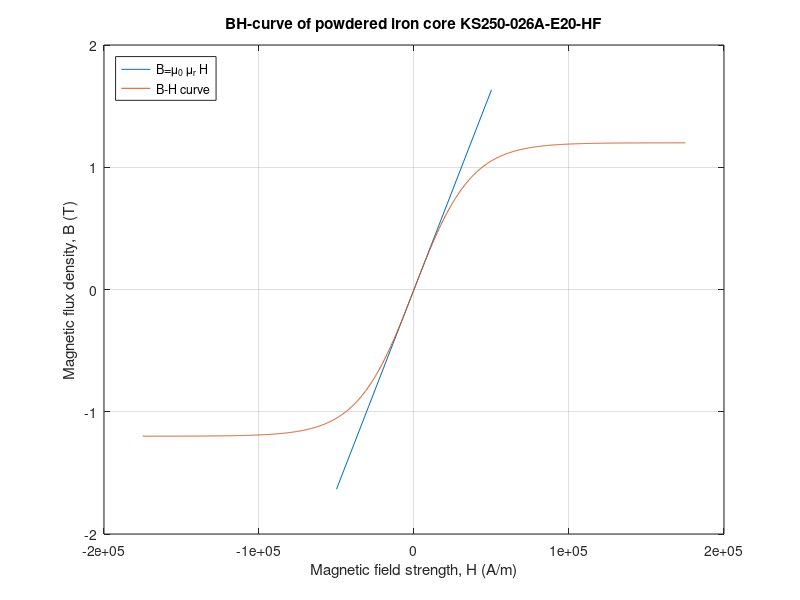
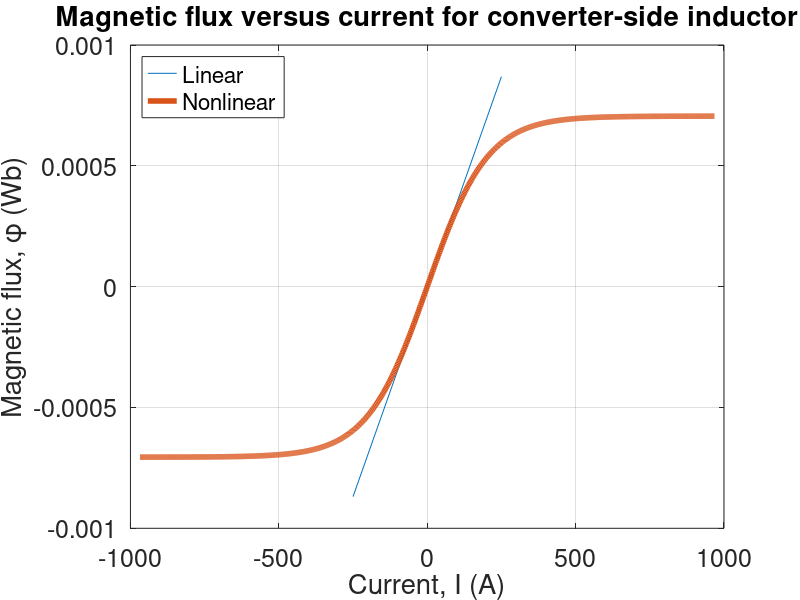

MATLAB code for these plots, in order: (Note: this script raises an error after producing the figures.)
clear, close all, clc;

%% Characteristics
% Core (KS250-026A-E20-HF)
n_cores = 2;
N = 26;
Nw = N;
Ae = 2.940*10^-4; % [m^2]
le = 14.370e-2; % [m]
mu_r = 26;
mu_0 = 4*pi*10^-7;
mu = mu_r * mu_0;

% Inverter characteristics
V_ph = 230;
V_ll = 230*sqrt(3); % For star connection
P_o = 50000;
I_ph = P_o/(V_ll*sqrt(3));
IL_avg = I_ph;

% Nominal value
L_nom = n_cores*N^2*mu*Ae/le;


%% BH-curve according to figure in datasheet
% Magnetizing force (H, Oersted)
graph_x = [1, 2.0040346541427647, 3.0045009784357193, 4.002624920399505, 5.001172246143714, 6.0008395886725205, 7.008543091687776, ...
           7.967443701819634, 9.027026129421197, 10.02252249260898, 19.950378888390272, 30.011232404429457, 39.84655831425289, ...
           49.78720352485547, 59.940932890331865, 70.00663905611724, 80.39465238093258, 90.47357242349284, 100.1125491265153, ...
           199.95312114496275, 300.7882518043099, 399.36302695765556, 502.37253882137367, 600.759348121316, 699.2793577521177, ...
           803.042706257887, 900.6740704326758, 1003.3802754129212];

% Relative permeability (percent)
graph_y = [100, 100, 100, 100, 100, 100, 100, 100, 100, 100, 99.47604790419162, 98.65269461077844, 97.60479041916167, 96.33233532934132, ...
          94.68562874251496, 92.96407185628743, 91.01796407185628, 88.84730538922156, 86.75149700598803, 63.398203592814355, 44.08682634730539, ...
          31.437125748503007, 22.979041916167574, 17.365269461077858, 13.622754491017986, 10.778443113772425, 8.832335329341348, 7.3353293413173475];

% Magnetizing field strength [A/m]
H_Am_graph = graph_x./0.0125663706;

% Relative permeabilty (absolute value)
mu_graph = mu_r.*(graph_y./100); % Unused due to KDM equation later


%% BH-curve according to MATLAB Simulink calculation
% https://se.mathworks.com/help/sps/ug/nonlinear-inductor-characteristics.html;jsessionid=154128d76f89d6095368281edb2b
B_sat_begin = (20/0.0125663706)*mu_0*mu_r; % See datasheet figure
B_sat = 1.2; % See: https://www.kdm-mag.com/products/super-sendust-cores-390.html

H_sat_begin = (B_sat_begin)/(mu_0*mu_r);
a = atanh(B_sat_begin/B_sat)/H_sat_begin;

H_linear = [-50000 50000];
B_linear = mu_0*mu_r*H_linear;

H_nonlinear = -110*H_sat_begin:H_sat_begin/4:110*H_sat_begin;
B_nonlinear = B_sat*tanh(a*H_nonlinear);

figure(1)
plot(H_linear,B_linear,H_nonlinear,B_nonlinear)
grid('on');
title('BH-curve of powdered iron core KS250-026A-E20-HF');
xlabel('Magnetic field strength, H (A/m)');
ylabel('Magnetic flux density, B (T)');
legend('B=\mu_0 \mu_r H', 'B-H curve', 'Location', 'NorthWest')

%% I-Wb curve according to MATLAB Simulink calculation
L_linear = n_cores*mu_0*mu_r*Ae*N^2/le;
I_linear = [-250 250];
phi_linear = I_linear.*L_linear/N;

I_nonlinear = le.*H_nonlinear./N;
phi_nonlinear = n_cores.*B_nonlinear.*Ae;

figure(2)
plot(I_linear, phi_linear, I_nonlinear, phi_nonlinear, 'LineWidth', 4)
set(gca, 'FontSize', 18)
grid('on');
title('Magnetic flux versus current for converter-side inductor');
xlabel('Current, I (A)');
ylabel('Magnetic flux, \phi (Wb)');
legend('Linear', 'Nonlinear', 'Location', 'NorthWest');

%% Non-linear inductance curve
% Calculation based on equation from KDM:
% (https://www.kdm-mag.com/products/details-characteristics-curves-1374.html)
percent_permeability = 100./(1+2.27e-05.*(H_Am_graph*0.0125663706).^1.9167);
L_KDM = n_cores*N^2*(mu.*percent_permeability/100*Ae)/le;
I_graph = le.*(graph_x./0.0125663706)./N;

figure(3)
%semilogx(I_graph,L_KDM*1000000, 'LineWidth', 1)
%hold on

syms x
l_c = 26^2*(4*pi*10^-7*26*2*2.94e-04)/(0.1437*(1+2.27e-05*(0.0125663706*(x*26)/(0.1437))^1.9167));
l_c = 3.9813/((2.2736648267223381421480600353473*x)^(1.9167) + 44052.863436123348947148770093918);
fplot(l_c*1000000, [0 225], 'LineWidth', 4)

% Linearization
%linear_l_c = 90.375 - 90.375*x*1/218;
%hold on
%fplot(linear_l_c, [0 225], 'LineWidth', 4)

set(gca, 'FontSize', 18)
xlim([0 225])
ylim([0 100])
grid('on');
title('Current versus inductance for converter-side inductor', 'FontSize', 26);
xlabel('Current [A]', 'FontSize', 22);
ylabel('Inductance [\muH]', 'FontSize', 22);

% Command graveyard
%L_graph = n_cores*N^2*(mu.*graph_y./100*Ae)/le;
%phi_graph = B_T_graph.*Ae;
%phi_graph = I_graph.*L_graph./N;
%L_nonlinear = n_cores*N^2*(phi_nonlinear)./I_nonlinear

% figure(2)
% %plot(I_graph,phi_graph)
% plot(I_graph,phi_graph,I_nonlinear,phi_nonlinear)
% grid( 'on' );
% title( 'Magnetic flux, \phi, versus current, I' );
% xlabel( 'Current, I (A)' );
% ylabel( 'Magnetic flux, \phi (Wb)' );
% legend('Graph','Nonlinear')